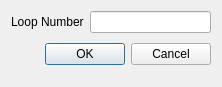
<?xml version="1.0" encoding="UTF-8"?>
<ui version="4.0">
 <class>Dialog_ProcessSetting_Loop</class>
 <widget class="QDialog" name="Dialog_ProcessSetting_Loop">
  <property name="geometry">
   <rect>
    <x>0</x>
    <y>0</y>
    <width>222</width>
    <height>87</height>
   </rect>
  </property>
  <property name="windowTitle">
   <string>Loop Process Setting</string>
  </property>
  <layout class="QFormLayout" name="formLayout">
   <item row="0" column="0">
    <widget class="QLabel" name="label_Loop_Nubmer">
     <property name="text">
      <string>Loop Number</string>
     </property>
    </widget>
   </item>
   <item row="0" column="1">
    <widget class="QLineEdit" name="lineEdit_Loop_Number"/>
   </item>
   <item row="1" column="0" colspan="2">
    <layout class="QHBoxLayout" name="Buttons_Loop">
     <property name="spacing">
      <number>6</number>
     </property>
     <property name="leftMargin">
      <number>0</number>
     </property>
     <property name="topMargin">
      <number>0</number>
     </property>
     <property name="rightMargin">
      <number>0</number>
     </property>
     <property name="bottomMargin">
      <number>0</number>
     </property>
     <item>
      <spacer>
       <property name="orientation">
        <enum>Qt::Horizontal</enum>
       </property>
       <property name="sizeHint" stdset="0">
        <size>
         <width>131</width>
         <height>31</height>
        </size>
       </property>
      </spacer>
     </item>
     <item>
      <widget class="QPushButton" name="Button_Loop_OK">
       <property name="text">
        <string>OK</string>
       </property>
      </widget>
     </item>
     <item>
      <widget class="QPushButton" name="Button_Loop_Cancel">
       <property name="text">
        <string>Cancel</string>
       </property>
      </widget>
     </item>
    </layout>
   </item>
  </layout>
 </widget>
 <resources/>
 <connections/>
</ui>
